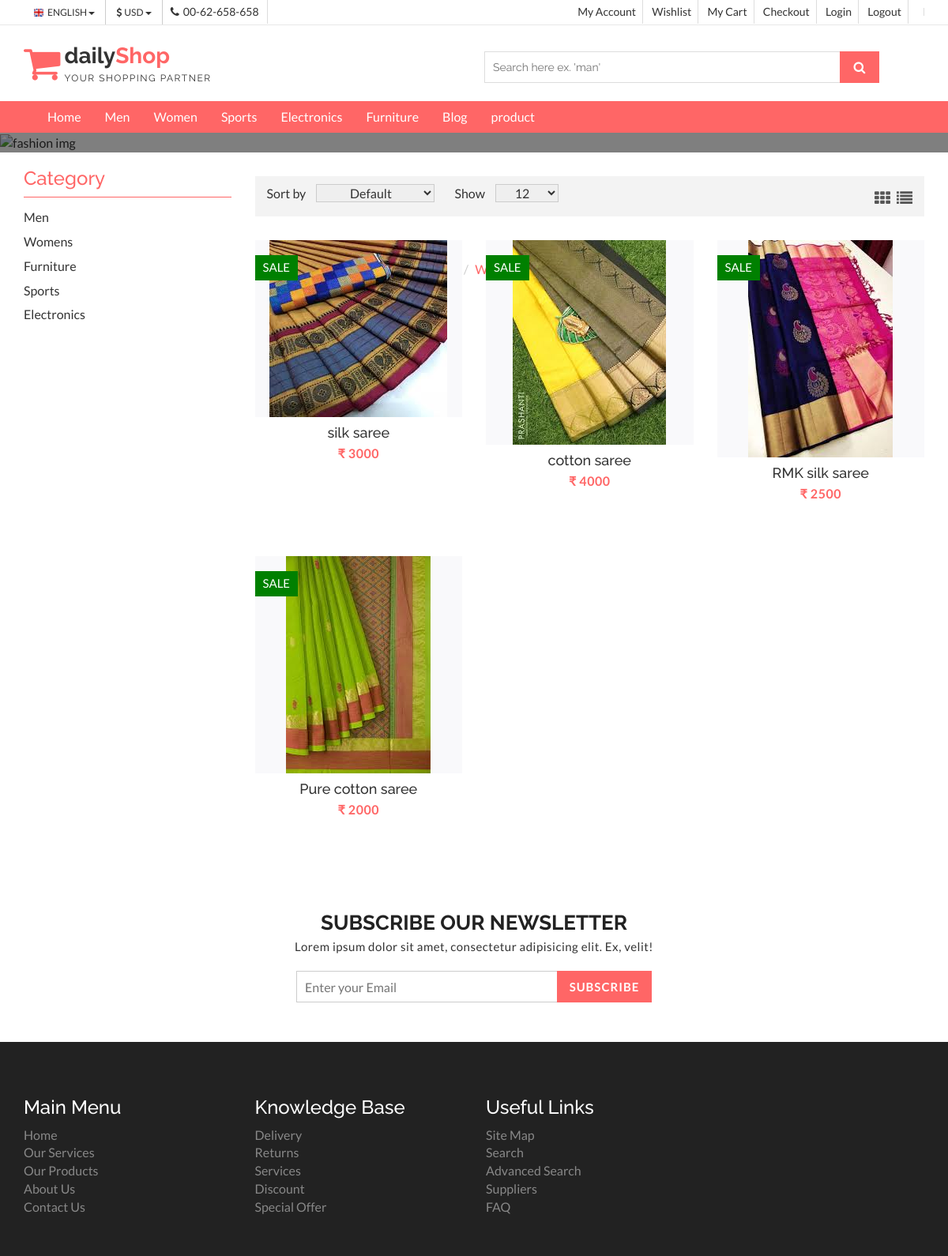
The app's page /womens/2 with its own data.
### carts/models.py (models this page shows, shortened)
class Product(models.Model):
    category=models.ForeignKey(Category,on_delete=models.CASCADE)
    thumbnail = models.ImageField()
    title = models.CharField(max_length=100)
    price = models.IntegerField(default=0)
    content  = models.CharField(max_length=100)
    badge = models.CharField(max_length=100,null=True)
    stock=models.IntegerField()
    timestamp = models.DateTimeField(auto_now_add=True)

### carts/views.py (the view)
# urls.py: path('womens/<int:category_id>',Women,name='womens'),
def Women(request,category_id):
    try:
        product=Product.objects.filter(category_id=2)
    except:
        cart, created  = Cart.objects.get_or_create(user=request.user,complete=True)
        product = Wishlist.objects.filter(cart=cart)
    context = {'womens': product}
    return render(request,'womens.html',context)

### carts/templates/womens.html (shortened to what this page needs)
{% load static %}
<!DOCTYPE html>
<html lang="en">
  <head>
    <link href="{% static 'css/font-awesome.css' %}" rel="stylesheet">
    <link href="{% static 'css/bootstrap.css' %}" rel="stylesheet">
    <link href="{% static 'css/jquery.smartmenus.bootstrap.css' %}" rel="stylesheet">
    <link rel="stylesheet" type="text/css" href="{% static 'css/jquery.simpleLens.css' %}">
    <link rel="stylesheet" type="text/css" href="{% static 'css/slick.css' %}">
    <link rel="stylesheet" type="text/css" href="{% static 'css/nouislider.css' %}">
    <link id="switcher" href="{% static 'css/theme-color/default-theme.css' %}" rel="stylesheet">
    <link href="{% static 'css/sequence-theme.modern-slide-in.css' %}" rel="stylesheet" media="all">
    <link href="{% static 'css/style.css' %}" rel="stylesheet">
  </head>
  <body class="productPage">
  <header id="aa-header">
    <div class="aa-header-top">
      <div class="container">
        <div class="row">
          <div class="col-md-12">
            <div class="aa-header-top-area">
              <div class="aa-header-top-left">
                <div class="aa-language">
                  <div class="dropdown">
                    <a class="btn dropdown-toggle" href="#" type="button" id="dropdownMenu1" data-toggle="dropdown" aria-haspopup="true" aria-expanded="true">
                      <img src="{% static 'img/flag/english.jpg' %}" alt="english flag">ENGLISH
                      <span class="caret"></span>
                    </a>
                  </div>
                </div>
                <div class="aa-currency">
                  <div class="dropdown">
                    <a class="btn dropdown-toggle" href="#" type="button" id="dropdownMenu1" data-toggle="dropdown" aria-haspopup="true" aria-expanded="true">
                      <i class="fa fa-usd"></i>USD
                      <span class="caret"></span>
                    </a>
                  </div>
                </div>
                <div class="cellphone hidden-xs">
                  <p><span class="fa fa-phone"></span>00-62-658-658</p>
                </div>
              </div>
              <div class="aa-header-top-right">
                <ul class="aa-head-top-nav-right">
                  <li><a href="{% url 'account' %}">My Account</a></li>
                  <li class="hidden-xs"><a href="{% url 'wishlist_detail' %}">Wishlist</a></li>
                  <li class="hidden-xs"><a href="{% url 'cart_detail' %}">My Cart</a></li>
                  <li class="hidden-xs"><a href="{% url 'checkout' %}">Checkout</a></li>
                  <li><a href="{% url 'account' %}">Login</a></li>
                  <li><a href="{% url 'logout' %}">Logout</a></li>
                  <li><a href="{% url 'logout' %}">{{ user.username }}</a></li>
                </ul>
              </div>
            </div>
          </div>
        </div>
      </div>
    </div>
    <div class="aa-header-bottom">
      <div class="container">
        <div class="row">
          <div class="col-md-12">
            <div class="aa-header-bottom-area">
              <div class="aa-logo">
                <a href="{% static 'index.html' %}">
                  <span class="fa fa-shopping-cart"></span>
                  <p>daily<strong>Shop</strong> <span>Your Shopping Partner</span></p>
                </a>
              </div>
              <div class="aa-search-box">
                <form action="">
                  <input type="text" name="" id="" placeholder="Search here ex. 'man' ">
                  <button type="submit"><span class="fa fa-search"></span></button>
                </form>
              </div>
            </div>
          </div>
        </div>
      </div>
    </div>
  </header>
  <section id="menu">
    <div class="container">
      <div class="menu-area">
        <div class="navbar navbar-default" role="navigation">
          <div class="navbar-collapse collapse">
            <ul class="nav navbar-nav">
              <li><a href="{% url 'index' %}">Home</a></li>
              <li><a href="{% url 'mens' 1 %}">Men</a>
              </li>
              <li><a href="{% url 'womens' 2 %}">Women</a>
              </li>
              <li><a href="{% url 'sports' 4 %}">Sports</a></li>
              <li><a href="{% url 'electronics' 5 %}">Electronics</a>
              </li>
              <li><a href="{% url 'furniture' 3 %}">Furniture</a></li>
              <li><a href="{% url 'blog-archive' %}">Blog</a>
              </li>
              <li><a href="{% url 'product' %}">product</a></li>
            </ul>
          </div>
        </div>
      </div>
    </div>
  </section>
  <section id="aa-catg-head-banner">
   <img src="{% static 'img/fashion/fashion-header-bg-8.jpg' %}" alt="fashion img">
   <div class="aa-catg-head-banner-area">
     <div class="container">
      <div class="aa-catg-head-banner-content">
        <h2>Fashion</h2>
        <ol class="breadcrumb">
          <li><a href="{% url 'index' %}">Home</a></li>
          <li class="active">Womens</li>
        </ol>
      </div>
     </div>
   </div>
  </section>
  <section id="aa-product-category">
    <div class="container">
      <div class="row">
        <div class="col-lg-9 col-md-9 col-sm-8 col-md-push-3">
          <div class="aa-product-catg-content">
            <div class="aa-product-catg-head">
              <div class="aa-product-catg-head-left">
                <form action="" class="aa-sort-form">
                  <label for="">Sort by</label>
                  <select name="">
                    <option value="1" selected="Default">Default</option>
                  </select>
                </form>
                <form action="" class="aa-show-form">
                  <label for="">Show</label>
                  <select name="">
                    <option value="1" selected="12">12</option>
                  </select>
                </form>
              </div>
              <div class="aa-product-catg-head-right">
                <a id="grid-catg" href="#"><span class="fa fa-th"></span></a>
                <a id="list-catg" href="#"><span class="fa fa-list"></span></a>
              </div>
            </div>
            <div class="aa-product-catg-body">
              <ul class="aa-product-catg">
                {% for pro in womens %}
                <li>
                  <figure>
                    <a class="aa-product-img" href="#"><img src="{{  pro.thumbnail.url }}" alt=""></a>
                    <figcaption>
                      <h4 class="aa-product-title"><a href="#">{{ pro.title }}</a></h4>
                      <span class="aa-product-price">&#8377 {{  pro.price }}</span>
                    </figcaption>
                  </figure>
                   <span class="aa-badge aa-sale" href="#">{{  pro.badge }}</span>
                  </li>
                  {% endfor %}
            </div>
          </div>
        </div>
        <div class="col-lg-3 col-md-3 col-sm-4 col-md-pull-9">
          <aside class="aa-sidebar">
            <div class="aa-sidebar-widget">
              <h3>Category</h3>
              <ul class="aa-catg-nav">
                <li><a href="{% url 'mens' 1 %}">Men</a></li>
                <li><a href="{% url 'womens' 2 %}">Womens</a></li>
                <li><a href="{% url 'furniture' 3 %}">Furniture</a></li>
                <li><a href="{% url 'sports' 4 %}">Sports</a></li>
                <li><a href="{% url 'electronics' 5 %}">Electronics</a></li>
              </ul>
            </div>
          </aside>
        </div>
      </div>
    </div>
  </section>
  <section id="aa-subscribe">
    <div class="container">
      <div class="row">
        <div class="col-md-12">
          <div class="aa-subscribe-area">
            <h3>Subscribe our newsletter </h3>
            <p>Lorem ipsum dolor sit amet, consectetur adipisicing elit. Ex, velit!</p>
            <form action="" class="aa-subscribe-form">
              <input type="email" name="" id="" placeholder="Enter your Email">
              <input type="submit" value="Subscribe">
            </form>
          </div>
        </div>
      </div>
    </div>
  </section>
  <footer id="aa-footer">
    <div class="aa-footer-top">
     <div class="container">
        <div class="row">
        <div class="col-md-12">
          <div class="aa-footer-top-area">
            <div class="row">
              <div class="col-md-3 col-sm-6">
                <div class="aa-footer-widget">
                  <h3>Main Menu</h3>
                  <ul class="aa-footer-nav">
                    <li><a href="#">Home</a></li>
                    <li><a href="#">Our Services</a></li>
                    <li><a href="#">Our Products</a></li>
                    <li><a href="#">About Us</a></li>
                    <li><a href="#">Contact Us</a></li>
                  </ul>
                </div>
              </div>
              <div class="col-md-3 col-sm-6">
                <div class="aa-footer-widget">
                  <div class="aa-footer-widget">
                    <h3>Knowledge Base</h3>
                    <ul class="aa-footer-nav">
                      <li><a href="#">Delivery</a></li>
                      <li><a href="#">Returns</a></li>
                      <li><a href="#">Services</a></li>
                      <li><a href="#">Discount</a></li>
                      <li><a href="#">Special Offer</a></li>
                    </ul>
                  </div>
                </div>
              </div>
              <div class="col-md-3 col-sm-6">
                <div class="aa-footer-widget">
                  <div class="aa-footer-widget">
                    <h3>Useful Links</h3>
                    <ul class="aa-footer-nav">
                      <li><a href="#">Site Map</a></li>
                      <li><a href="#">Search</a></li>
                      <li><a href="#">Advanced Search</a></li>
                      <li><a href="#">Suppliers</a></li>
                      <li><a href="#">FAQ</a></li>
                    </ul>
                  </div>
                </div>
              </div>
  </footer>
  </body>
</html>

### carts/static/css/theme-color/default-theme.css (style rules this page uses)
h2 { color: #ff6666; }
#aa-header .aa-header-bottom .aa-header-bottom-area .aa-logo a > span { color: #ff6666; }
#aa-header .aa-header-bottom .aa-header-bottom-area .aa-logo a strong { color: #ff6666; }
#aa-header .aa-header-bottom .aa-header-bottom-area .aa-search-box button { background-color: #ff6666; }
#menu { background-color: #ff6666; }
.aa-product-catg li .aa-product-price { color: #ff6666; }
#aa-subscribe .aa-subscribe-area .aa-subscribe-form input[type="submit"] { background: #ff6666 none repeat scroll 0 0; border: 1px solid #ff6666; }
#aa-catg-head-banner .aa-catg-head-banner-area .aa-catg-head-banner-content .breadcrumb .active { color: #ff6666; }
#aa-product-category .aa-sidebar .aa-sidebar-widget h3 { color: #ff6666; border-bottom: 1px solid #ff6666; }

### records on screen
Product: thumbnail (picture), title "silk saree", price "3000", badge "SALE"
Product: thumbnail (picture), title "cotton saree", price "4000", badge "SALE"
Product: thumbnail (picture), title "RMK silk saree", price "2500", badge "SALE"
Product: thumbnail (picture), title "Pure cotton saree", price "2000", badge "SALE"
